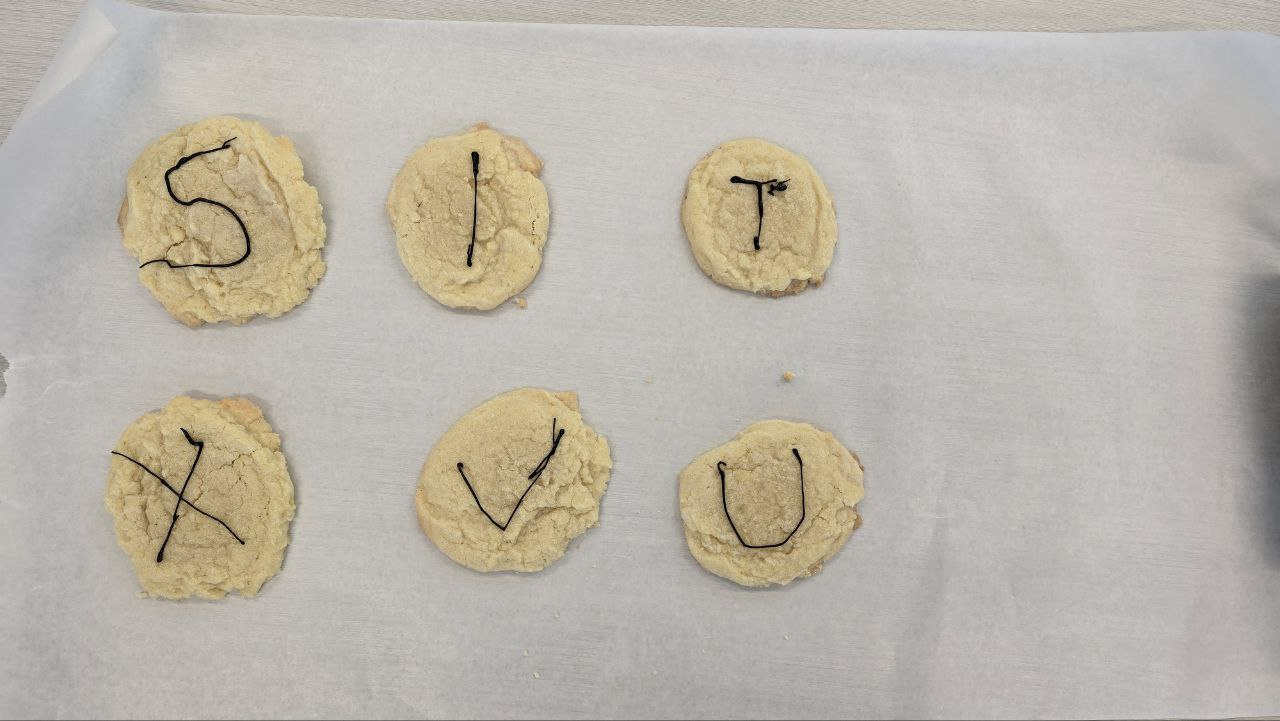
#> input picture assignments/dataset/images/cookies.jpg, 1280 x 721 px
$ python -i main.py   (imports and definitions only)
#> lines starting #> are read from the running program, lines starting #| are printed output that depends on the picture; after the words box and inside, x2 and y2 are one past the last pixel; in counts of white or black regions, pixels touching at a corner belong together
### assignments/src/core/path_utils.py
import os

def get_image_path(image_file: str) -> str:
    """
    Get the full path of the image in the dataset/images directory.
    Args:
        image_file (str): The name of the image file including the extension.
    Returns:
        str: The full path of the image file.
    Raises:
        FileNotFoundError: If the image file is not found.
    """
    image_path = os.path.realpath(os.path.join(os.path.dirname(__file__), "../../dataset/images", image_file))

    if not os.path.exists(image_path):
        raise FileNotFoundError(f"Image not found: {image_file}")

    return image_path

### assignments/src/lab6/main.py
# Author: Sukhrob Ilyosbekov
# Date: 10/22/2024

import cv2
import numpy as np
from core import get_image_path

def main():
    """
    Detect contours of colored blocks in an image using HSV color space.
    """
    # Load the image
    image_path = get_image_path("cookies.jpg")
    image = cv2.imread(image_path)
#> image is the input picture: shape (721, 1280, 3); mean B, G, R 170.9, 181.6, 187

    # Convert the image to HSV color space for better color detection
    hsv = cv2.cvtColor(image, cv2.COLOR_BGR2HSV)
#> hsv: shape (721, 1280, 3); mean H, S, V 22.7, 22.7, 187.1

    # Lower bound of saturation and value for better color detection
    lower_saturation = 100
    lower_value = 50

    # We define the color ranges lower and upper bounds in HSV color space to detect colored blocks

    # Red color range HSV
    # Red color has a hue value of 0, but it is split into two ranges due to the circular nature of the HSV color space
    # So, we need to create two masks for red color and combine them
    lower_red1 = np.array([0, lower_saturation, lower_value])
    upper_red1 = np.array([10, 255, 255])
    lower_red2 = np.array([160, lower_saturation, lower_value])
    upper_red2 = np.array([179, 255, 255])
    mask_red1 = cv2.inRange(hsv, lower_red1, upper_red1)
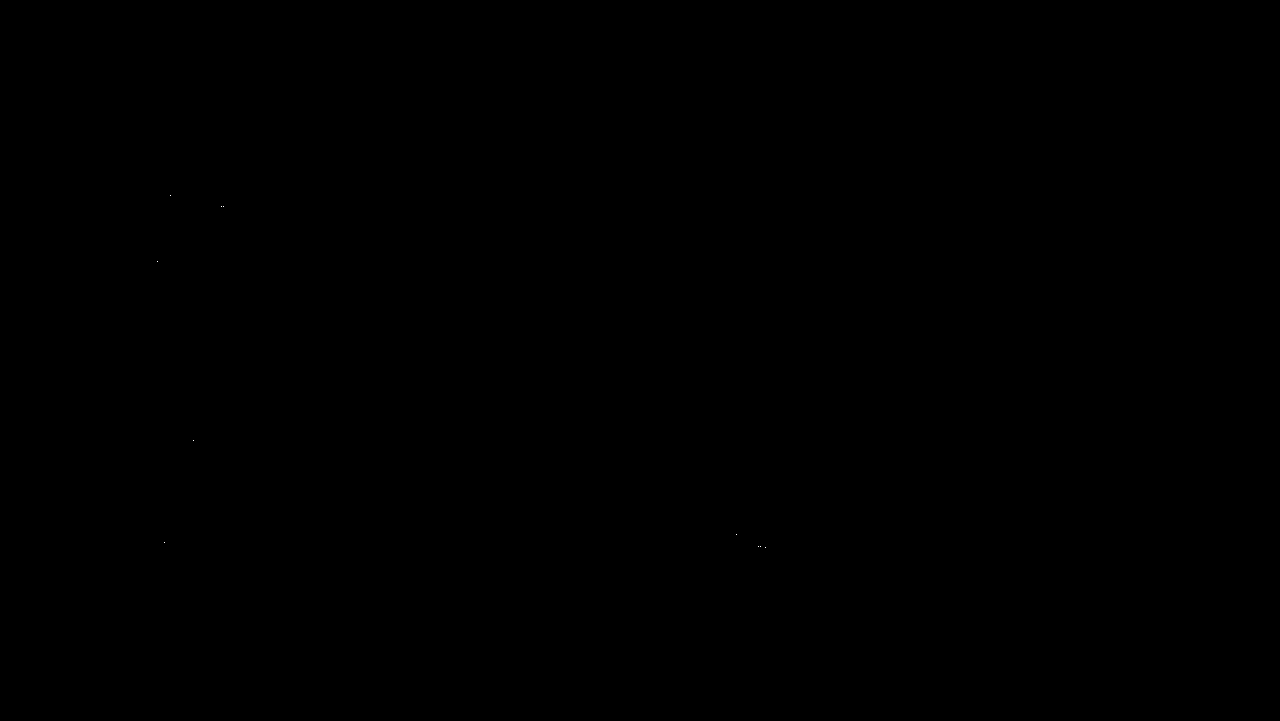
#> mask_red1: shape (721, 1280); 0% white in thin lines or dots, all inside (x1, y1, x2, y2) = (157, 195, 766, 548)
    mask_red2 = cv2.inRange(hsv, lower_red2, upper_red2)
#> mask_red2: shape (721, 1280); every value is 0
    mask_red = cv2.bitwise_or(mask_red1, mask_red2)

    # Green color range HSV
    lower_green = np.array([40, lower_saturation, lower_value])
    upper_green = np.array([80, 255, 255])
    mask_green = cv2.inRange(hsv, lower_green, upper_green)

    # Blue color range HSV
    lower_blue = np.array([100, lower_saturation, lower_value])
    upper_blue = np.array([140, 255, 255])
    mask_blue = cv2.inRange(hsv, lower_blue, upper_blue)

    # Yellow color range HSV
    lower_yellow = np.array([20, lower_saturation, lower_value])
    upper_yellow = np.array([40, 255, 255])
    mask_yellow = cv2.inRange(hsv, lower_yellow, upper_yellow)
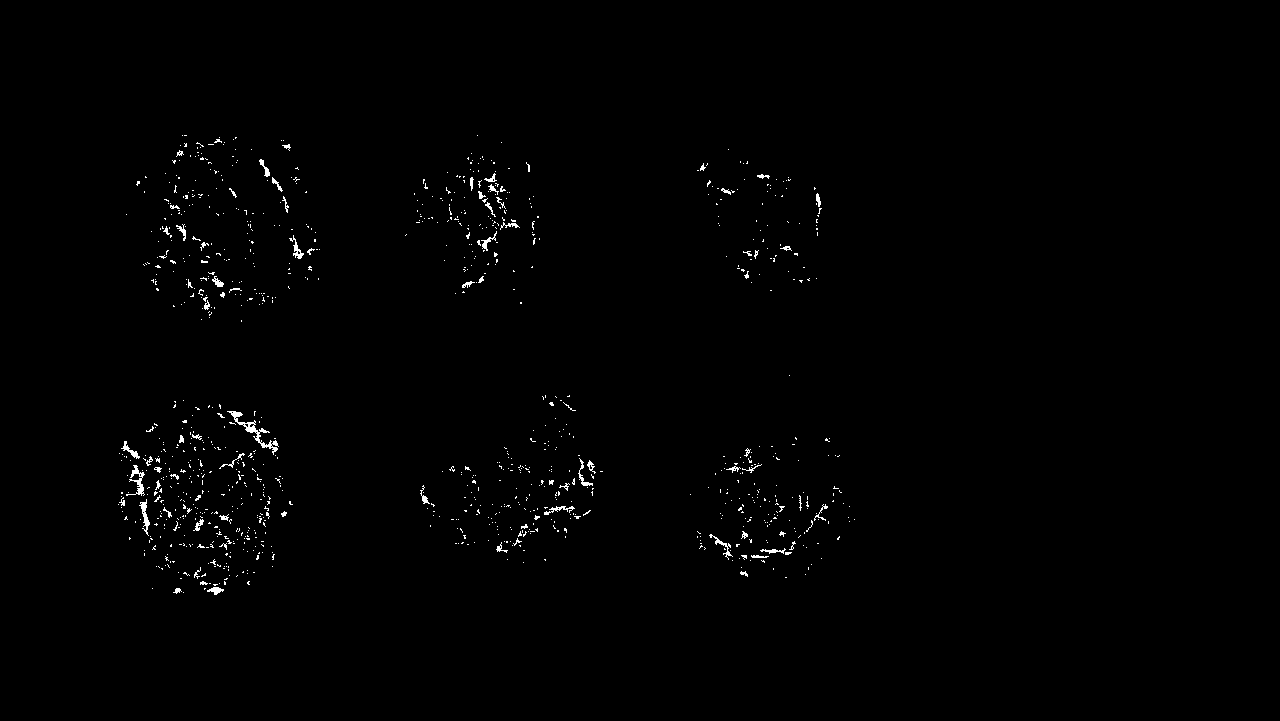
#> mask_yellow: shape (721, 1280); 0.71% white in thin lines or dots, all inside (x1, y1, x2, y2) = (118, 135, 855, 595)

    # Brown color range HSV
    lower_brown = np.array([15, lower_saturation, 180])
    upper_brown = np.array([25, 255, 230])
    mask_brown = cv2.inRange(hsv, lower_brown, upper_brown)
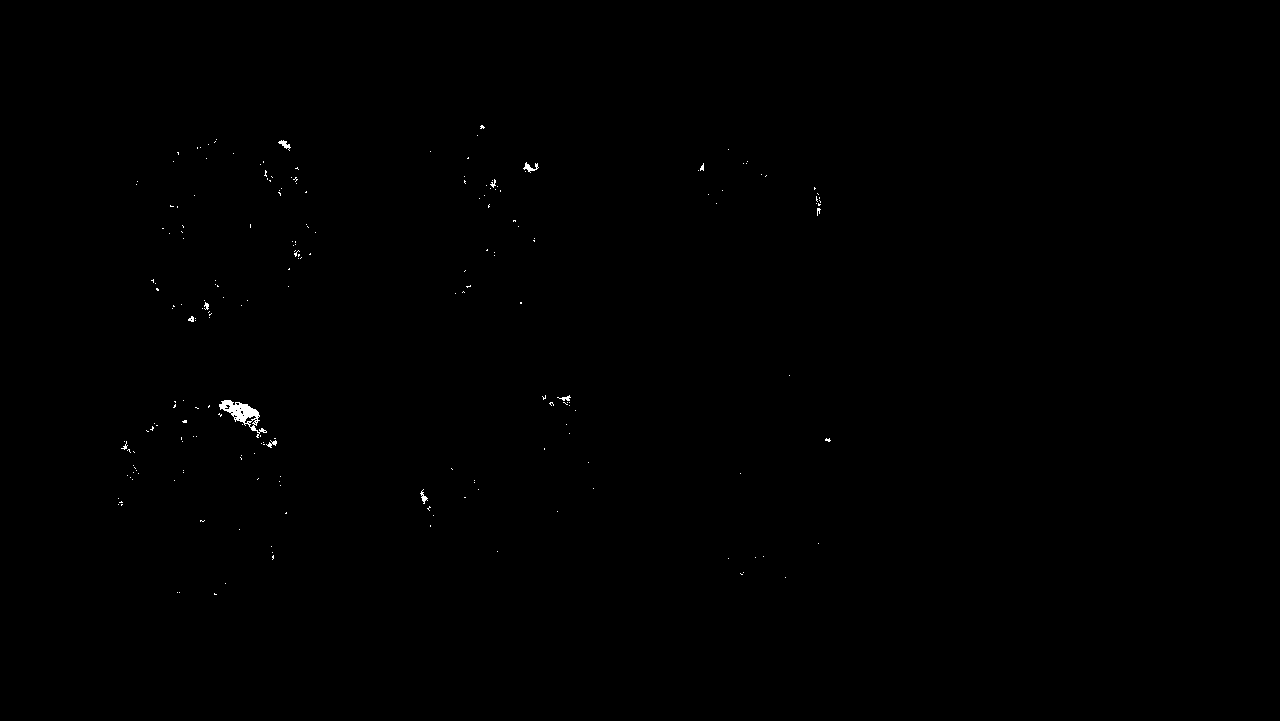
#> mask_brown: shape (721, 1280); 0.16% white; 213 white regions (202 under 20 px), largest, box (x1, y1, x2, y2) and area: (219, 400, 267, 438) 580, (523, 162, 539, 173) 70, (278, 140, 291, 151) 58

    # Orange color range HSV
    lower_orange = np.array([10, 180, 180])
    upper_orange = np.array([20, 255, 255])
    mask_orange = cv2.inRange(hsv, lower_orange, upper_orange)

    # Combine the masks for all colors
    # after applying the masks, we will have a binary image with the detected colors as white and the rest as black
    mask = cv2.bitwise_or(mask_red, mask_green)
    mask = cv2.bitwise_or(mask, mask_blue)
    mask = cv2.bitwise_or(mask, mask_yellow)
    mask = cv2.bitwise_or(mask, mask_brown)
#> mask: shape (721, 1280); 0.78% white in thin lines or dots, all inside (x1, y1, x2, y2) = (118, 125, 855, 595)
    mask = cv2.bitwise_or(mask, mask_orange)

    # Apply morphological operations to clean up the mask
    # It makes the mask more robust and removes noise
    kernel = cv2.getStructuringElement(cv2.MORPH_RECT, (5, 5))
    cleaned_mask = cv2.morphologyEx(mask, cv2.MORPH_OPEN, kernel)
#> cleaned_mask: shape (721, 1280); 0.06% white; 5 white regions

    # Find contours on the mask
    contours, _ = cv2.findContours(cleaned_mask, cv2.RETR_EXTERNAL, cv2.CHAIN_APPROX_SIMPLE)
#> contours = 5 contours, 1 with area under 20; largest, box (x1, y1, x2, y2) and area: (220, 400, 258, 424) 326, (213, 587, 220, 593) 29, (247, 427, 255, 432) 28, (217, 282, 223, 287) 20

    # Draw contours and find center points
    for contour in contours:
        # Ignore small contours
        if cv2.contourArea(contour) > 500:
            # Draw contour
            cv2.drawContours(image, [contour], -1, (0, 255, 0), 2)

            # Calculate moments to find the center point
            # m00 is the area of the contour
            # m10 and m01 are the moments of the contour which means the weighted average of the x and y coordinates
            M = cv2.moments(contour)
            if M["m00"] != 0:
                cx = int(M["m10"] / M["m00"])
                cy = int(M["m01"] / M["m00"])
                # Draw center point as a blue circle
                cv2.circle(image, (cx, cy), 5, (255, 0, 0), -1)

                # Draw the coordinates of the center point
                cv2.putText(image, f"({cx}, {cy})", (cx - 50, cy - 20), cv2.FONT_HERSHEY_SIMPLEX, 0.5, (255, 255, 255), 2)
#> this loop made 5 passes
#> contour on passes 2, 3, 5: [[141, 504], [141, 508], [145, 508], [145, 504]], [[247, 427], [247, 431], [254, 431], [254, 427]], [[217, 282], [217, 286], [222, 286], [222, 282]]

    # Display masked image, cleaned mask, and contours with center points
    cv2.namedWindow("Mask", cv2.WINDOW_KEEPRATIO)
    cv2.namedWindow("Cleaned Mask", cv2.WINDOW_KEEPRATIO)
    cv2.namedWindow("Contours and Centers", cv2.WINDOW_KEEPRATIO)
    cv2.resizeWindow("Mask", 1000, 659)
    cv2.resizeWindow("Cleaned Mask", 1000, 659)
    cv2.resizeWindow("Contours and Centers", 1000, 659)

    cv2.imshow("Mask", mask)
    cv2.imshow("Cleaned Mask", cleaned_mask)
    cv2.imshow("Contours and Centers", image)
    capture_hsv_values(image)

    cv2.waitKey(0)
    cv2.destroyAllWindows()

def capture_hsv_values(image: np.ndarray) -> None:
    """
    Capture HSV values of pixels in an image using mouse events and display them in the console.
    Args:
        image (np.ndarray): The input image.
    """
    hsv_image = cv2.cvtColor(image, cv2.COLOR_BGR2HSV)

    def mouse_event(event, x, y, flags, param):
        if event == cv2.EVENT_LBUTTONDOWN:
            pixel = hsv_image[y, x]
            print(f"HSV at ({x}, {y}): {pixel}")

    cv2.namedWindow("Sample HSV")
    cv2.setMouseCallback("Sample HSV", mouse_event)
    cv2.imshow("Sample HSV", image)
    cv2.waitKey(0)
    cv2.destroyAllWindows()

>>> result = main()
